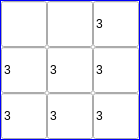
               <widget class="QFrame" name="frame_3">
                <property name="minimumSize">
                 <size>
                  <width>140</width>
                  <height>140</height>
                 </size>
                </property>
                <property name="maximumSize">
                 <size>
                  <width>140</width>
                  <height>140</height>
                 </size>
                </property>
                <property name="styleSheet">
                 <string notr="true">QFrame { border:1px solid rgba(0, 0, 255, 255);  background: #FFFFFF; }</string>
                </property>
                <property name="frameShape">
                 <enum>QFrame::StyledPanel</enum>
                </property>
                <property name="frameShadow">
                 <enum>QFrame::Raised</enum>
                </property>
                <layout class="QVBoxLayout" name="verticalLayout_6">
                 <property name="spacing">
                  <number>0</number>
                 </property>
                 <property name="leftMargin">
                  <number>0</number>
                 </property>
                 <property name="topMargin">
                  <number>0</number>
                 </property>
                 <property name="rightMargin">
                  <number>0</number>
                 </property>
                 <property name="bottomMargin">
                  <number>0</number>
                 </property>
                 <item>
                  <layout class="QHBoxLayout" name="horizontalLayout_7">
                   <property name="spacing">
                    <number>0</number>
                   </property>
                   <item>
                    <widget class="CInputCell" name="lineEdit_r0_6">
                     <property name="sizePolicy">
                      <sizepolicy hsizetype="Expanding" vsizetype="Expanding">
                       <horstretch>0</horstretch>
                       <verstretch>0</verstretch>
                      </sizepolicy>
                     </property>
                    </widget>
                   </item>
                   <item>
                    <widget class="CInputCell" name="lineEdit_r0_7">
                     <property name="sizePolicy">
                      <sizepolicy hsizetype="Expanding" vsizetype="Expanding">
                       <horstretch>0</horstretch>
                       <verstretch>0</verstretch>
                      </sizepolicy>
                     </property>
                    </widget>
                   </item>
                   <item>
                    <widget class="CInputCell" name="lineEdit_r0_8">
                     <property name="sizePolicy">
                      <sizepolicy hsizetype="Expanding" vsizetype="Expanding">
                       <horstretch>0</horstretch>
                       <verstretch>0</verstretch>
                      </sizepolicy>
                     </property>
                     <property name="text">
                      <string>3</string>
                     </property>
                    </widget>
                   </item>
                  </layout>
                 </item>
                 <item>
                  <layout class="QHBoxLayout" name="horizontalLayout_8">
                   <property name="spacing">
                    <number>0</number>
                   </property>
                   <item>
                    <widget class="CInputCell" name="lineEdit_r1_6">
                     <property name="sizePolicy">
                      <sizepolicy hsizetype="Expanding" vsizetype="Expanding">
                       <horstretch>0</horstretch>
                       <verstretch>0</verstretch>
                      </sizepolicy>
                     </property>
                     <property name="text">
                      <string>3</string>
                     </property>
                    </widget>
                   </item>
                   <item>
                    <widget class="CInputCell" name="lineEdit_r1_7">
                     <property name="sizePolicy">
                      <sizepolicy hsizetype="Expanding" vsizetype="Expanding">
                       <horstretch>0</horstretch>
                       <verstretch>0</verstretch>
                      </sizepolicy>
                     </property>
                     <property name="text">
                      <string>3</string>
                     </property>
                    </widget>
                   </item>
                   <item>
                    <widget class="CInputCell" name="lineEdit_r1_8">
                     <property name="sizePolicy">
                      <sizepolicy hsizetype="Expanding" vsizetype="Expanding">
                       <horstretch>0</horstretch>
                       <verstretch>0</verstretch>
                      </sizepolicy>
                     </property>
                     <property name="text">
                      <string>3</string>
                     </property>
                    </widget>
                   </item>
                  </layout>
                 </item>
                 <item>
                  <layout class="QHBoxLayout" name="horizontalLayout_9">
                   <property name="spacing">
                    <number>0</number>
                   </property>
                   <item>
                    <widget class="CInputCell" name="lineEdit_r2_6">
                     <property name="sizePolicy">
                      <sizepolicy hsizetype="Expanding" vsizetype="Expanding">
                       <horstretch>0</horstretch>
                       <verstretch>0</verstretch>
                      </sizepolicy>
                     </property>
                     <property name="text">
                      <string>3</string>
                     </property>
                    </widget>
                   </item>
                   <item>
                    <widget class="CInputCell" name="lineEdit_r2_7">
                     <property name="sizePolicy">
                      <sizepolicy hsizetype="Expanding" vsizetype="Expanding">
                       <horstretch>0</horstretch>
                       <verstretch>0</verstretch>
                      </sizepolicy>
                     </property>
                     <property name="text">
                      <string>3</string>
                     </property>
                    </widget>
                   </item>
                   <item>
                    <widget class="CInputCell" name="lineEdit_r2_8">
                     <property name="sizePolicy">
                      <sizepolicy hsizetype="Expanding" vsizetype="Expanding">
                       <horstretch>0</horstretch>
                       <verstretch>0</verstretch>
                      </sizepolicy>
                     </property>
                     <property name="text">
                      <string>3</string>
                     </property>
                    </widget>
                   </item>
                  </layout>
                 </item>
                </layout>
               </widget>
